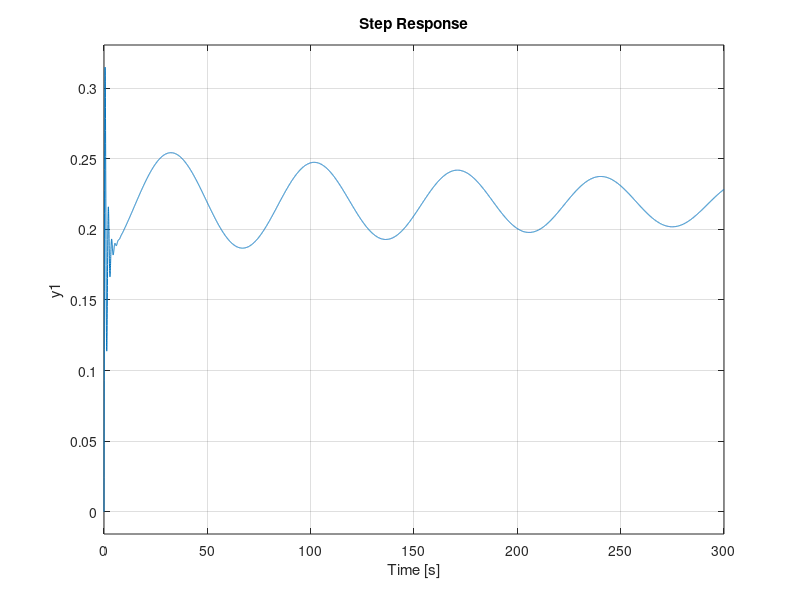

Write the MATLAB code that produced this figure.
clc;
close all;
clear all;
ngp=[0.1];
dgp=[1,1,0];
gp=tf(ngp,dgp);
nh=[100];
dh=[1,20,100];
h=tf(nh,dh)
s2=[1,0,0];
s3=tf(1,s2);
nga=[10];
dga=[1,5];
ga=tf(nga,dga);
%system 3
e=series(ga,h);
%[k3,k1,k2]
nadd=[10,0.1,.1]
dadd=[1,0]
add=tf(nadd,dadd)
f=series(gp,add)
sys3=feedback(f,2.2865*e)

%rlocus(sys3)
step(sys3)
